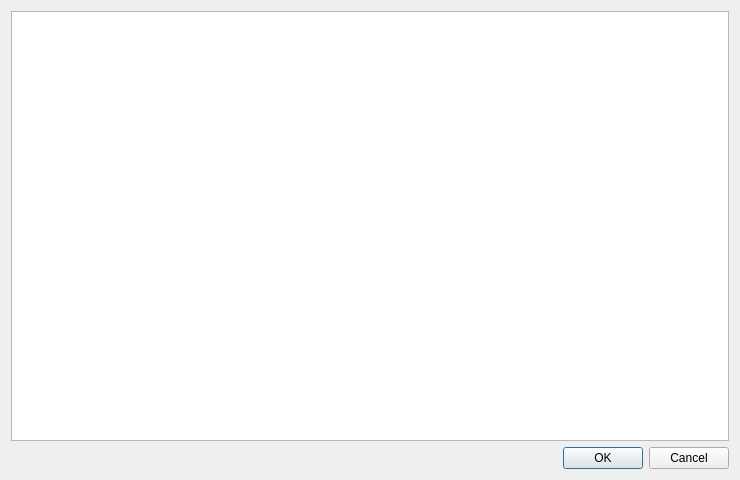
<?xml version="1.0" encoding="UTF-8"?>
<ui version="4.0">
 <class>DocumentsWindow</class>
 <widget class="QDialog" name="DocumentsWindow">
  <property name="geometry">
   <rect>
    <x>0</x>
    <y>0</y>
    <width>740</width>
    <height>480</height>
   </rect>
  </property>
  <property name="windowTitle">
   <string>Dialog</string>
  </property>
  <layout class="QVBoxLayout" name="verticalLayout">
   <item>
    <widget class="QTableView" name="tableView">
     <property name="selectionBehavior">
      <enum>QAbstractItemView::SelectRows</enum>
     </property>
     <attribute name="horizontalHeaderDefaultSectionSize">
      <number>120</number>
     </attribute>
     <attribute name="verticalHeaderDefaultSectionSize">
      <number>22</number>
     </attribute>
    </widget>
   </item>
   <item>
    <widget class="QDialogButtonBox" name="buttonBox">
     <property name="orientation">
      <enum>Qt::Horizontal</enum>
     </property>
     <property name="standardButtons">
      <set>QDialogButtonBox::Cancel|QDialogButtonBox::Ok</set>
     </property>
    </widget>
   </item>
  </layout>
 </widget>
 <resources/>
 <connections>
  <connection>
   <sender>buttonBox</sender>
   <signal>accepted()</signal>
   <receiver>DocumentsWindow</receiver>
   <slot>accept()</slot>
   <hints>
    <hint type="sourcelabel">
     <x>248</x>
     <y>254</y>
    </hint>
    <hint type="destinationlabel">
     <x>157</x>
     <y>274</y>
    </hint>
   </hints>
  </connection>
  <connection>
   <sender>buttonBox</sender>
   <signal>rejected()</signal>
   <receiver>DocumentsWindow</receiver>
   <slot>reject()</slot>
   <hints>
    <hint type="sourcelabel">
     <x>316</x>
     <y>260</y>
    </hint>
    <hint type="destinationlabel">
     <x>286</x>
     <y>274</y>
    </hint>
   </hints>
  </connection>
 </connections>
</ui>
